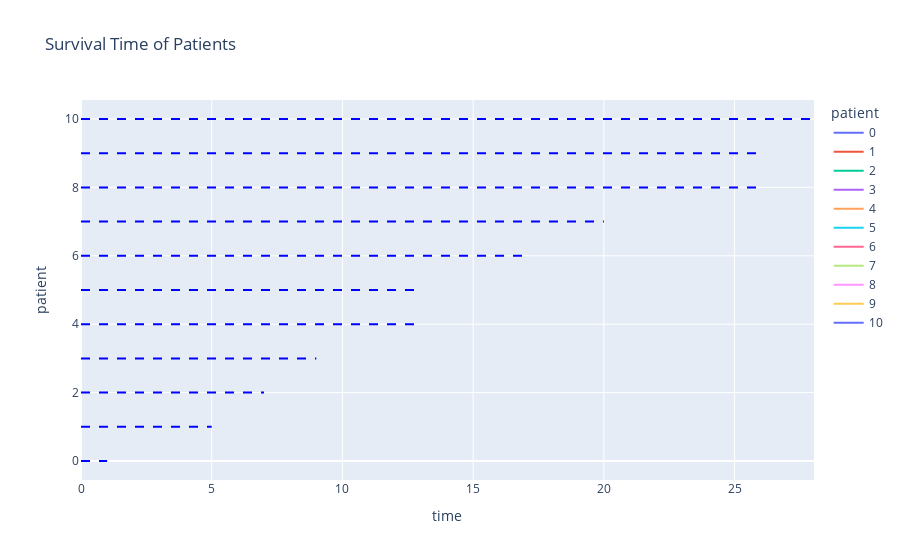

Notebook cell for this chart:
### Code cell
import numpy as np
import pandas as pd
import lifelines
from lifelines.datasets import load_kidney_transplant
from lifelines import KaplanMeierFitter
from lifelines.statistics import logrank_test
import plotly.express as px
import plotly.graph_objs as go
import os

path = os.path.realpath('..')

df = lifelines.datasets.df = lifelines.datasets.load_kidney_transplant().rename_axis('patient').reset_index()

df['start'] = 0
df['end'] = df.time

new = df[0:11]
fig = px.line(new, x='time', y='patient',color='patient', title='Survival Time of Patients')
for r,col in new.iterrows():  
    fig.add_shape(type="line", x0=new.start[r], x1=new.end[r],y0=new.index[r],y1=new.patient[r], line_width=2, line_dash="dash", line_color="blue")
fig

### Figure 1 — Plotly figure (JSON) as saved in the notebook; plotly's stock layout.template omitted (floating-point values rounded to 4 significant figures)
{"data": [{"hovertemplate": "patient=%{y}<br>time=%{x}<extra></extra>", "legendgroup": "0", "line": {"color": "#636efa", "dash": "solid"}, "mode": "lines", "name": "0", "orientation": "v", "showlegend": true, "type": "scatter", "x": [1], "xaxis": "x", "y": [0], "yaxis": "y"}, {"hovertemplate": "patient=%{y}<br>time=%{x}<extra></extra>", "legendgroup": "1", "line": {"color": "#EF553B", "dash": "solid"}, "mode": "lines", "name": "1", "orientation": "v", "showlegend": true, "type": "scatter", "x": [5], "xaxis": "x", "y": [1], "yaxis": "y"}, {"hovertemplate": "patient=%{y}<br>time=%{x}<extra></extra>", "legendgroup": "2", "line": {"color": "#00cc96", "dash": "solid"}, "mode": "lines", "name": "2", "orientation": "v", "showlegend": true, "type": "scatter", "x": [7], "xaxis": "x", "y": [2], "yaxis": "y"}, {"hovertemplate": "patient=%{y}<br>time=%{x}<extra></extra>", "legendgroup": "3", "line": {"color": "#ab63fa", "dash": "solid"}, "mode": "lines", "name": "3", "orientation": "v", "showlegend": true, "type": "scatter", "x": [9], "xaxis": "x", "y": [3], "yaxis": "y"}, {"hovertemplate": "patient=%{y}<br>time=%{x}<extra></extra>", "legendgroup": "4", "line": {"color": "#FFA15A", "dash": "solid"}, "mode": "lines", "name": "4", "orientation": "v", "showlegend": true, "type": "scatter", "x": [13], "xaxis": "x", "y": [4], "yaxis": "y"}, {"hovertemplate": "patient=%{y}<br>time=%{x}<extra></extra>", "legendgroup": "5", "line": {"color": "#19d3f3", "dash": "solid"}, "mode": "lines", "name": "5", "orientation": "v", "showlegend": true, "type": "scatter", "x": [13], "xaxis": "x", "y": [5], "yaxis": "y"}, {"hovertemplate": "patient=%{y}<br>time=%{x}<extra></extra>", "legendgroup": "6", "line": {"color": "#FF6692", "dash": "solid"}, "mode": "lines", "name": "6", "orientation": "v", "showlegend": true, "type": "scatter", "x": [17], "xaxis": "x", "y": [6], "yaxis": "y"}, {"hovertemplate": "patient=%{y}<br>time=%{x}<extra></extra>", "legendgroup": "7", "line": {"color": "#B6E880", "dash": "solid"}, "mode": "lines", "name": "7", "orientation": "v", "showlegend": true, "type": "scatter", "x": [20], "xaxis": "x", "y": [7], "yaxis": "y"}, {"hovertemplate": "patient=%{y}<br>time=%{x}<extra></extra>", "legendgroup": "8", "line": {"color": "#FF97FF", "dash": "solid"}, "mode": "lines", "name": "8", "orientation": "v", "showlegend": true, "type": "scatter", "x": [26], "xaxis": "x", "y": [8], "yaxis": "y"}, {"hovertemplate": "patient=%{y}<br>time=%{x}<extra></extra>", "legendgroup": "9", "line": {"color": "#FECB52", "dash": "solid"}, "mode": "lines", "name": "9", "orientation": "v", "showlegend": true, "type": "scatter", "x": [26], "xaxis": "x", "y": [9], "yaxis": "y"}, {"hovertemplate": "patient=%{y}<br>time=%{x}<extra></extra>", "legendgroup": "10", "line": {"color": "#636efa", "dash": "solid"}, "mode": "lines", "name": "10", "orientation": "v", "showlegend": true, "type": "scatter", "x": [28], "xaxis": "x", "y": [10], "yaxis": "y"}], "layout": {"legend": {"title": {"text": "patient"}, "tracegroupgap": 0}, "shapes": [{"line": {"color": "blue", "dash": "dash", "width": 2}, "type": "line", "x0": 0, "x1": 1, "y0": 0, "y1": 0}, {"line": {"color": "blue", "dash": "dash", "width": 2}, "type": "line", "x0": 0, "x1": 5, "y0": 1, "y1": 1}, {"line": {"color": "blue", "dash": "dash", "width": 2}, "type": "line", "x0": 0, "x1": 7, "y0": 2, "y1": 2}, {"line": {"color": "blue", "dash": "dash", "width": 2}, "type": "line", "x0": 0, "x1": 9, "y0": 3, "y1": 3}, {"line": {"color": "blue", "dash": "dash", "width": 2}, "type": "line", "x0": 0, "x1": 13, "y0": 4, "y1": 4}, {"line": {"color": "blue", "dash": "dash", "width": 2}, "type": "line", "x0": 0, "x1": 13, "y0": 5, "y1": 5}, {"line": {"color": "blue", "dash": "dash", "width": 2}, "type": "line", "x0": 0, "x1": 17, "y0": 6, "y1": 6}, {"line": {"color": "blue", "dash": "dash", "width": 2}, "type": "line", "x0": 0, "x1": 20, "y0": 7, "y1": 7}, {"line": {"color": "blue", "dash": "dash", "width": 2}, "type": "line", "x0": 0, "x1": 26, "y0": 8, "y1": 8}, {"line": {"color": "blue", "dash": "dash", "width": 2}, "type": "line", "x0": 0, "x1": 26, "y0": 9, "y1": 9}, {"line": {"color": "blue", "dash": "dash", "width": 2}, "type": "line", "x0": 0, "x1": 28, "y0": 10, "y1": 10}], "title": {"text": "Survival Time of Patients"}, "xaxis": {"anchor": "y", "domain": [0, 1], "title": {"text": "time"}}, "yaxis": {"anchor": "x", "categoryarray": [10, 9, 8, 7, 6, 5, 4, 3, 2, 1, 0], "categoryorder": "array", "domain": [0, 1], "title": {"text": "patient"}}}}
